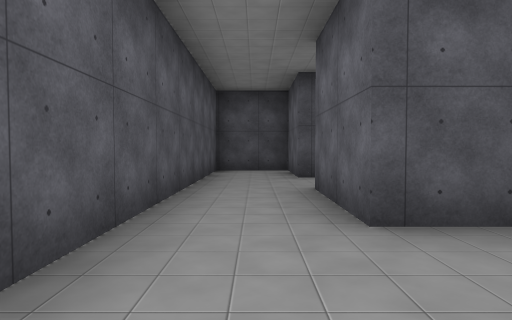
View 1 (above)

14 first-person views from a walk through a 3-D level made in the Unity game engine. The camera is 1.4 m above the floor, tilts 2° down and sees 75° across. The floor is counted in squares, 2.65 m on a side. Each view is taken from the middle of a square. On the plan, view 1 faces up. The plan holds only what a view shows up to about 9 squares ahead; the rest is blank. The player character is not drawn. Some animated figures are not drawn. Some surface patterns are stand-ins.

View 2
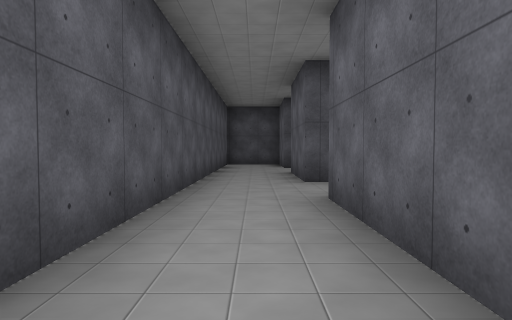

View 3
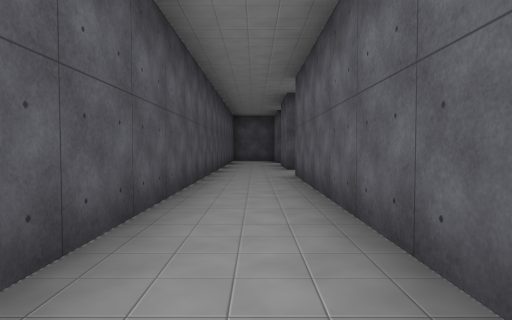

View 4
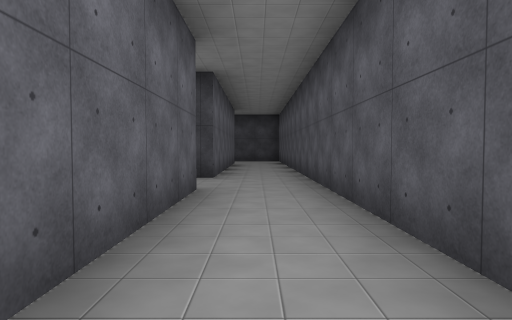

View 5
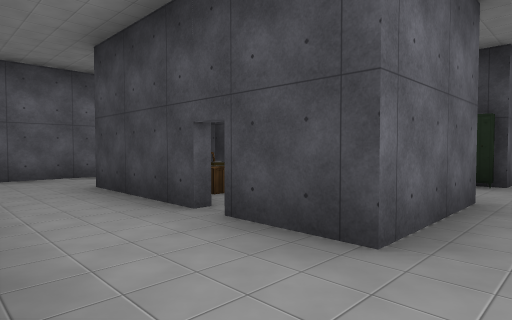

View 6
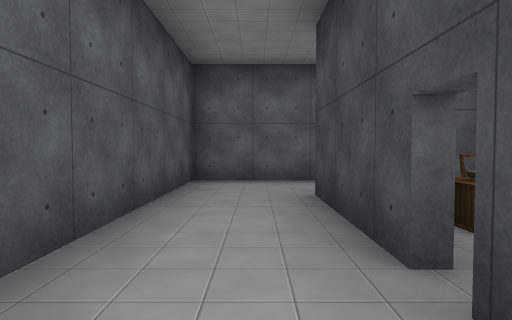

View 7
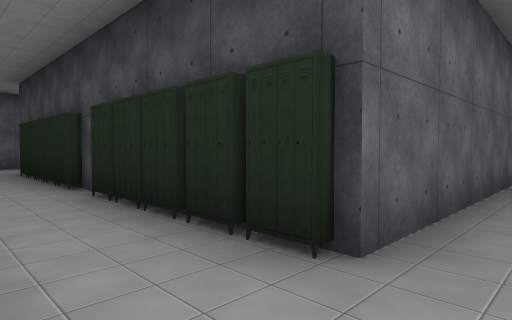

View 8
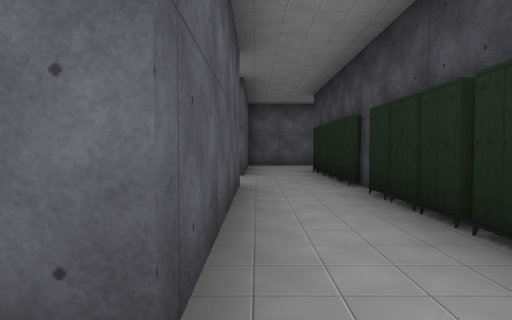

View 9
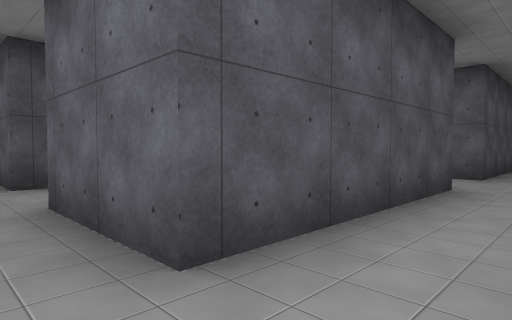

View 10
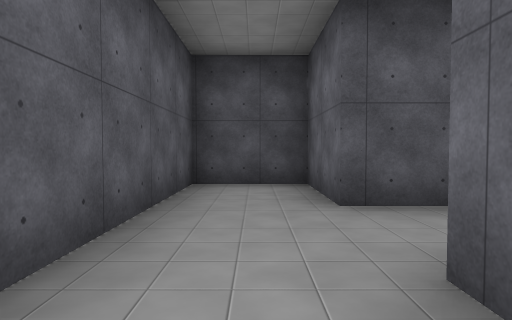

View 11
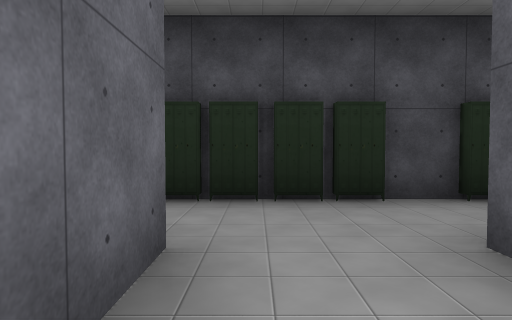

View 12
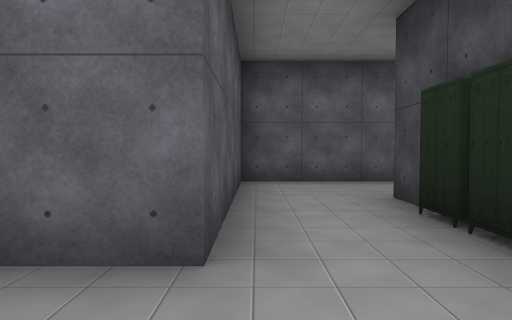

View 13
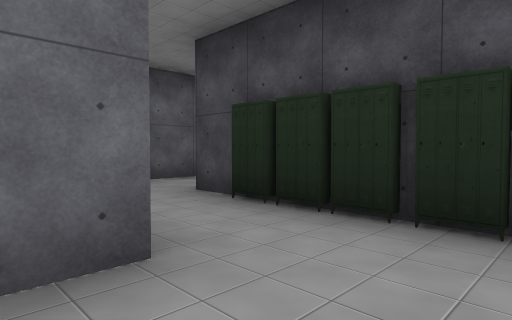

View 14
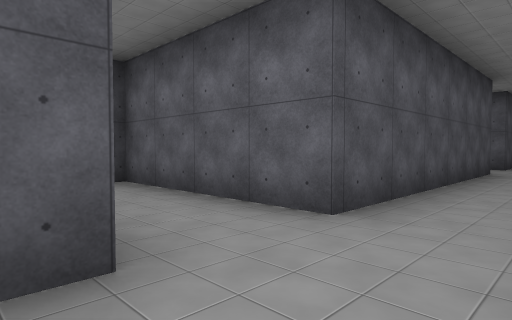

### Floor plan
Ten units are one square. View 1 is at (0, 0); x grows to the right and y downward. Boxes are objects, and circles mark ways between rooms. Rooms are numbered by the first view taken in them; rooms with no view inside come last. Other rooms are left out.
<svg viewBox="-14 -84 134 169">
<path fill="none" stroke="#000" d="M8 74 8 -6M-9 -14 -9 75M24 -43 49 -43M14 -43 21 -43M8 -22 8 -36M65 -46 65 -60 8 -60 8 -79 -9 -79 -9 -14M36 -22 8 -22M38 -5 48 -5M65 -22 65 -46M86 16 81 16M79 -5 86 -5M103 16 103 -22 65 -22"/>
<rect x="5" y="-15" width="10" height="10" fill="#bbb"><title>locker</title></rect>
<rect x="15" y="-15" width="10" height="10" fill="#bbb"><title>locker</title></rect>
<rect x="25" y="-15" width="10" height="10" fill="#bbb"><title>locker</title></rect>
<rect x="35" y="-15" width="10" height="10" fill="#bbb"><title>locker</title></rect>
<rect x="35" y="-35" width="10" height="10" fill="#bbb"><title>other object</title></rect>
<rect x="45" y="-15" width="10" height="10" fill="#bbb"><title>locker</title></rect>
<rect x="55" y="-15" width="10" height="10" fill="#bbb"><title>locker</title></rect>
<rect x="65" y="-15" width="10" height="10" fill="#bbb"><title>locker</title></rect>
<circle cx="0" cy="-20" r="3" fill="#2a7"/>
<circle cx="10" cy="-10" r="3" fill="#2a7"/>
<circle cx="55" cy="-40" r="3" fill="#2a7"/>
<circle cx="75" cy="-15" r="3" fill="#2a7"/>
<circle cx="95" cy="5" r="3" fill="#2a7"/>
<text x="0" y="30">1</text>
<text x="20" y="-50">2</text>
<text x="40" y="-20">3</text>
<text x="80" y="20">4</text>
<text x="90" y="-10">5</text>
</svg>
Room 1 opens to room 2. Room 1 opens to room 3. Room 2 opens to room 3. Room 3 opens to room 5. Room 4 opens to room 5.

Where each view was taken, in squares from view 1:
view 1: 0 up, 0 right, facing up
view 2: 3 down, 0 right, facing up
view 3: 6 down, 0 right, facing up
view 4: 3 down, 0 right, facing down
view 5: 6 up, 0 right, facing down-right
view 6: 5 up, 1 right, facing right
view 7: 2 up, 0 right, facing down-right
view 8: 2 up, 0 right, facing right
view 9: 1 up, 0 right, facing up-right
view 10: 3 up, 0 right, facing up
view 11: 4 up, 6 right, facing down
view 12: 2 up, 5 right, facing right
view 13: 3 up, 5 right, facing down-right
view 14: 3 down, 8 right, facing up-right
